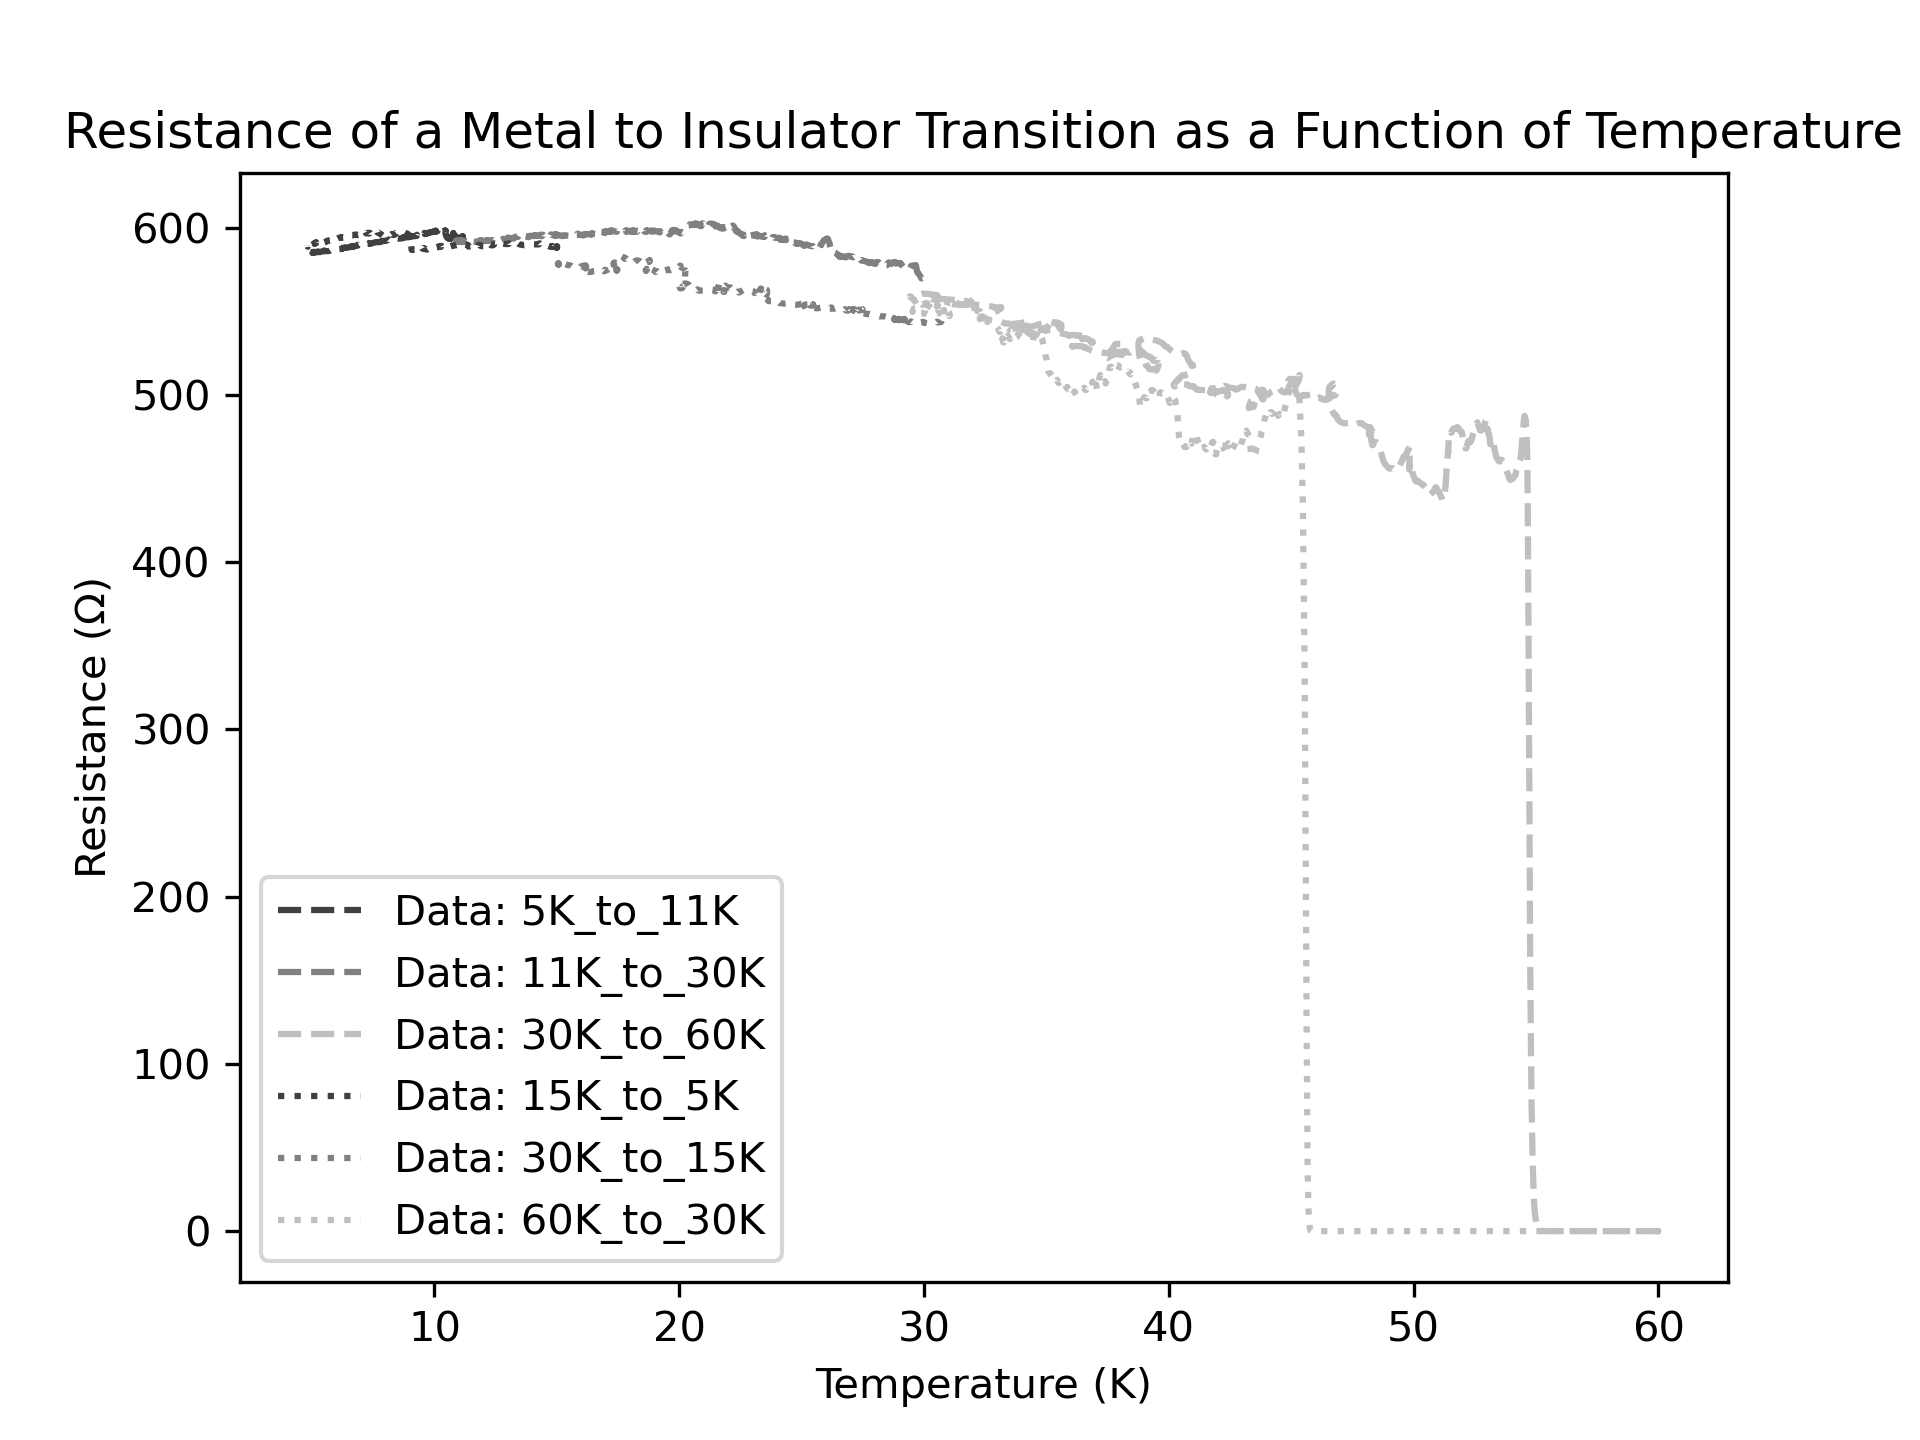

Generate this figure with Python:
import matplotlib.pyplot as plt
import re
from pandas import read_csv
from math import log10, floor

def round_sig(x, sig=1):
    return round(x, sig-int(floor(log10(abs(x))))-1)

def get_data(file):
    file_data = read_csv(file)
    # Extract the raw data lists from the data dictionary, and take a slice of the area of iterest
    volt_data = file_data.get("Amplitude (V)").to_numpy()
    temp_data = file_data.get("Temperature (K)").to_numpy()
    resi_data = volt_data/1e-3
    # Generate points for the fitted curve
    label = re.findall(r'(\d{1,2}K_to_\d{1,2}K)', file)[0]
    return (temp_data, resi_data, f"Data: {label}")

data_371 = get_data("3.7.1_R&S_Metal_Insulator_5K_to_11K.csv")
data_372 = get_data("3.7.2_R&S_Metal_Insulator_11K_to_30K.csv")
data_375 = get_data("3.7.5_R&S_Metal_Insulator_30K_to_60K.csv")
data_LH = (data_371, data_372, data_375)
data_373 = get_data("3.7.3_R&S_Metal_Insulator_15K_to_5K.csv")
data_374 = get_data("3.7.4_R&S_Metal_Insulator_30K_to_15K.csv")
data_376 = get_data("3.7.6_R&S_Metal_Insulator_60K_to_30K.csv")
data_HL = (data_373, data_374, data_376)

markers = ["o", "x", "D"]
linestyles = ["dashed", "dashdot", "dotted"]
colours = [(0.25, 0.25, 0.25), (0.5, 0.5, 0.5), (0.75, 0.75, 0.75)]

fig, ax = plt.subplots()
for i, data in enumerate(data_LH):
    ax.plot(data[0], data[1], color=colours[i], linestyle=linestyles[0], label=data[2])
for i, data in enumerate(data_HL):
    ax.plot(data[0], data[1], color=colours[i], linestyle=linestyles[2], label=data[2])
ax.set_title("Resistance of a Metal to Insulator Transition as a Function of Temperature")
ax.set_xlabel("Temperature (K)")
ax.set_ylabel("Resistance (Ω)")
ax.legend(loc="lower left")
fig.savefig("metal_insulator.png", dpi=300)

plt.show()
